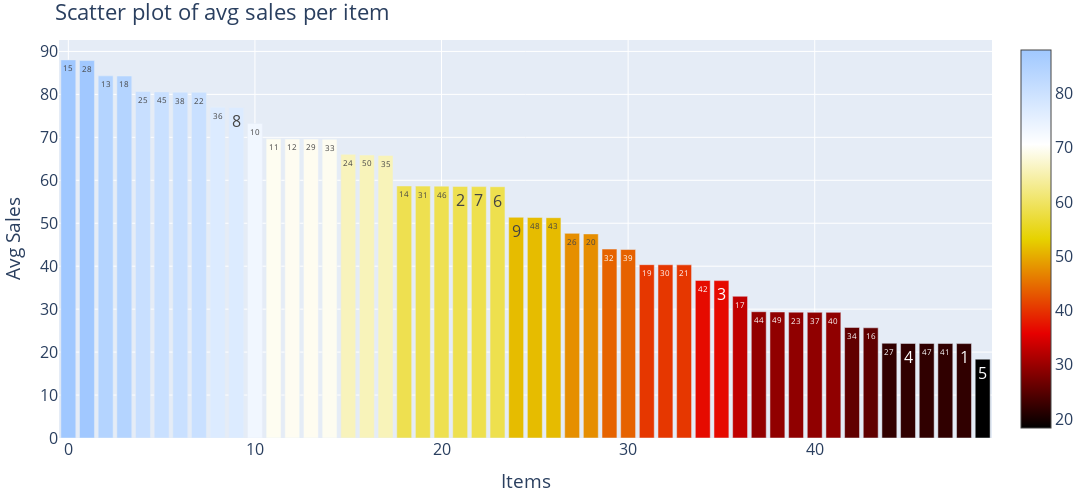

The notebook cell saved with this chart:
### Code cell
avg_sales_per_item_across_stores_sorted = avg_sales_per_item_across_stores_df.avg_sale.values
sales_item_data = go.Bar(
    x = np.arange(0,50),
    y = avg_sales_per_item_across_stores_sorted,
    marker = dict(
        color = avg_sales_per_item_across_stores_sorted,
        colorscale = 'Blackbody',
        showscale = True
    ),
    text = avg_sales_per_item_across_stores_df.item.values
)
data = [sales_item_data]

sales_item_layout = go.Layout(
    autosize= True,
    title= 'Scatter plot of avg sales per item',
    hovermode= 'closest',
    xaxis= dict(
        title= 'Items',
        ticklen= 55,
        zeroline= False,
        gridwidth= 1,
    ),
    yaxis=dict(
        title= 'Avg Sales',
        ticklen= 10,
        zeroline= False,
        gridwidth= 1,
    ),
    width=1600,
    height=500,
    margin=dict(l=20, r=20, t=40, b=20),    
    paper_bgcolor='rgba(0,0,0,0)',
    font=dict(size=16),
    showlegend= False
)

fig = go.Figure(data = data, layout = sales_item_layout)
py.iplot(fig,filename = 'scatter_sales_item')

fig.write_image(file = "../images/Sales_by_item.png", width = 1600, height = 500)

### Figure 1 — Plotly figure (JSON) as saved in the notebook; plotly's stock layout.template omitted (floating-point values rounded to 4 significant figures)
{"data": [{"marker": {"color": [88.03, 87.88, 84.32, 84.28, 80.69, 80.58, 80.52, 80.5, 77.03, 76.95, 73.23, 69.66, 69.63, 69.62, 69.56, 66.04, 65.88, 65.8, 58.68, 58.64, 58.64, 58.57, 58.53, 58.5, 51.39, 51.35, 51.29, 47.64, 47.52, 43.98, 43.88, 40.36, 40.34, 40.32, 36.69, 36.64, 32.99, 29.4, 29.34, 29.3, 29.26, 29.25, 25.74, 25.66, 22.05, 22.01, 22.0, 22.0, 21.98, 18.36], "colorscale": [[0, "rgb(0,0,0)"], [0.25, "rgb(230,0,0)"], [0.5, "rgb(230,210,0)"], [0.75, "rgb(255,255,255)"], [1, "rgb(160,200,255)"]], "showscale": true}, "text": [15, 28, 13, 18, 25, 45, 38, 22, 36, 8, 10, 11, 12, 29, 33, 24, 50, 35, 14, 31, 46, 2, 7, 6, 9, 48, 43, 26, 20, 32, 39, 19, 30, 21, 42, 3, 17, 44, 49, 23, 37, 40, 34, 16, 27, 4, 47, 41, 1, 5], "type": "bar", "x": [0, 1, 2, 3, 4, 5, 6, 7, 8, 9, 10, 11, 12, 13, 14, 15, 16, 17, 18, 19, 20, 21, 22, 23, 24, 25, 26, 27, 28, 29, 30, 31, 32, 33, 34, 35, 36, 37, 38, 39, 40, 41, 42, 43, 44, 45, 46, 47, 48, 49], "y": [88.03, 87.88, 84.32, 84.28, 80.69, 80.58, 80.52, 80.5, 77.03, 76.95, 73.23, 69.66, 69.63, 69.62, 69.56, 66.04, 65.88, 65.8, 58.68, 58.64, 58.64, 58.57, 58.53, 58.5, 51.39, 51.35, 51.29, 47.64, 47.52, 43.98, 43.88, 40.36, 40.34, 40.32, 36.69, 36.64, 32.99, 29.4, 29.34, 29.3, 29.26, 29.25, 25.74, 25.66, 22.05, 22.01, 22.0, 22.0, 21.98, 18.36]}], "layout": {"autosize": true, "font": {"size": 16}, "height": 500, "hovermode": "closest", "margin": {"b": 20, "l": 20, "r": 20, "t": 40}, "paper_bgcolor": "rgba(0,0,0,0)", "showlegend": false, "title": {"text": "Scatter plot of avg sales per item"}, "width": 1600, "xaxis": {"gridwidth": 1, "ticklen": 55, "title": {"text": "Items"}, "zeroline": false}, "yaxis": {"gridwidth": 1, "ticklen": 10, "title": {"text": "Avg Sales"}, "zeroline": false}}}
